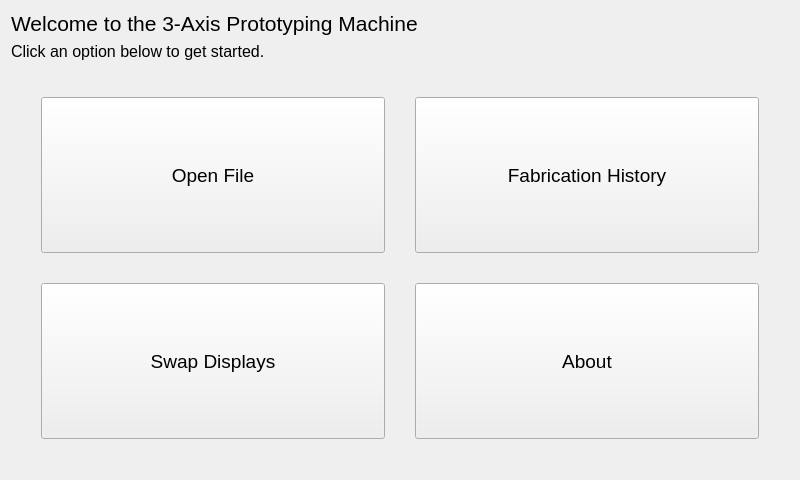
<?xml version="1.0" encoding="UTF-8"?>
<ui version="4.0">
 <class>IdleForm</class>
 <widget class="QWidget" name="IdleForm">
  <property name="geometry">
   <rect>
    <x>0</x>
    <y>0</y>
    <width>800</width>
    <height>480</height>
   </rect>
  </property>
  <property name="windowTitle">
   <string>Form</string>
  </property>
  <layout class="QGridLayout" name="gridLayout_2">
   <item row="0" column="0">
    <layout class="QVBoxLayout" name="verticalLayout">
     <item>
      <widget class="QLabel" name="label">
       <property name="font">
        <font>
         <pointsize>16</pointsize>
        </font>
       </property>
       <property name="text">
        <string>Welcome to the 3-Axis Prototyping Machine</string>
       </property>
      </widget>
     </item>
     <item>
      <widget class="QLabel" name="label_2">
       <property name="font">
        <font>
         <pointsize>12</pointsize>
        </font>
       </property>
       <property name="text">
        <string>Click an option below to get started.</string>
       </property>
      </widget>
     </item>
     <item>
      <layout class="QGridLayout" name="gridLayout">
       <property name="leftMargin">
        <number>30</number>
       </property>
       <property name="topMargin">
        <number>30</number>
       </property>
       <property name="rightMargin">
        <number>30</number>
       </property>
       <property name="bottomMargin">
        <number>30</number>
       </property>
       <property name="spacing">
        <number>30</number>
       </property>
       <item row="1" column="1">
        <widget class="QPushButton" name="pushButton_4">
         <property name="sizePolicy">
          <sizepolicy hsizetype="Expanding" vsizetype="Expanding">
           <horstretch>0</horstretch>
           <verstretch>0</verstretch>
          </sizepolicy>
         </property>
         <property name="font">
          <font>
           <pointsize>14</pointsize>
          </font>
         </property>
         <property name="text">
          <string>About</string>
         </property>
        </widget>
       </item>
       <item row="0" column="1">
        <widget class="QPushButton" name="pushButton_2">
         <property name="sizePolicy">
          <sizepolicy hsizetype="Expanding" vsizetype="Expanding">
           <horstretch>0</horstretch>
           <verstretch>0</verstretch>
          </sizepolicy>
         </property>
         <property name="font">
          <font>
           <pointsize>14</pointsize>
          </font>
         </property>
         <property name="text">
          <string>Fabrication History</string>
         </property>
        </widget>
       </item>
       <item row="1" column="0">
        <widget class="QPushButton" name="pushButton_3">
         <property name="sizePolicy">
          <sizepolicy hsizetype="Expanding" vsizetype="Expanding">
           <horstretch>0</horstretch>
           <verstretch>0</verstretch>
          </sizepolicy>
         </property>
         <property name="font">
          <font>
           <pointsize>14</pointsize>
          </font>
         </property>
         <property name="text">
          <string>Swap Displays</string>
         </property>
        </widget>
       </item>
       <item row="0" column="0">
        <widget class="QPushButton" name="pushButton">
         <property name="sizePolicy">
          <sizepolicy hsizetype="Expanding" vsizetype="Expanding">
           <horstretch>0</horstretch>
           <verstretch>0</verstretch>
          </sizepolicy>
         </property>
         <property name="font">
          <font>
           <pointsize>14</pointsize>
          </font>
         </property>
         <property name="text">
          <string>Open File</string>
         </property>
        </widget>
       </item>
      </layout>
     </item>
    </layout>
   </item>
  </layout>
 </widget>
 <resources/>
 <connections/>
</ui>
